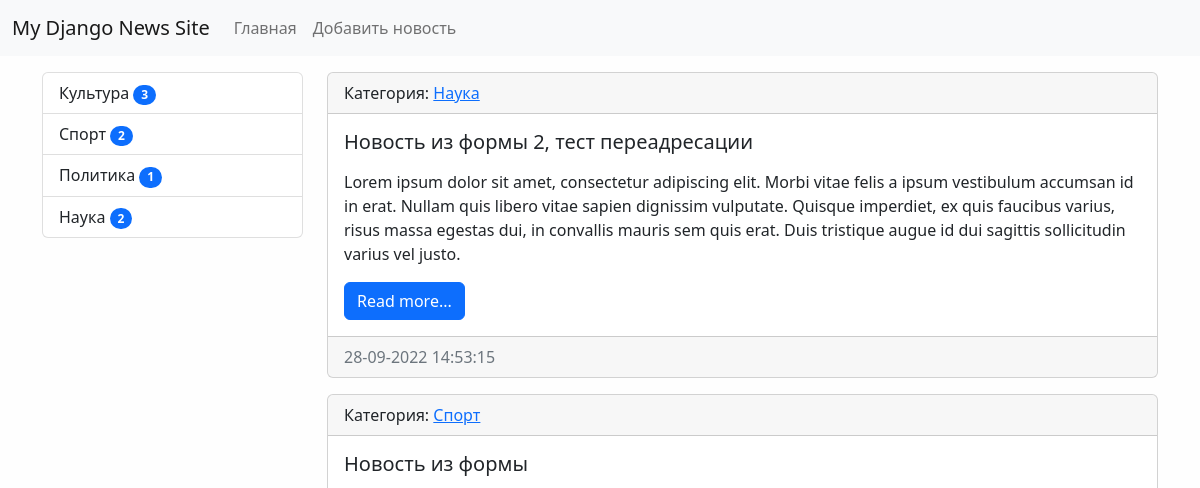
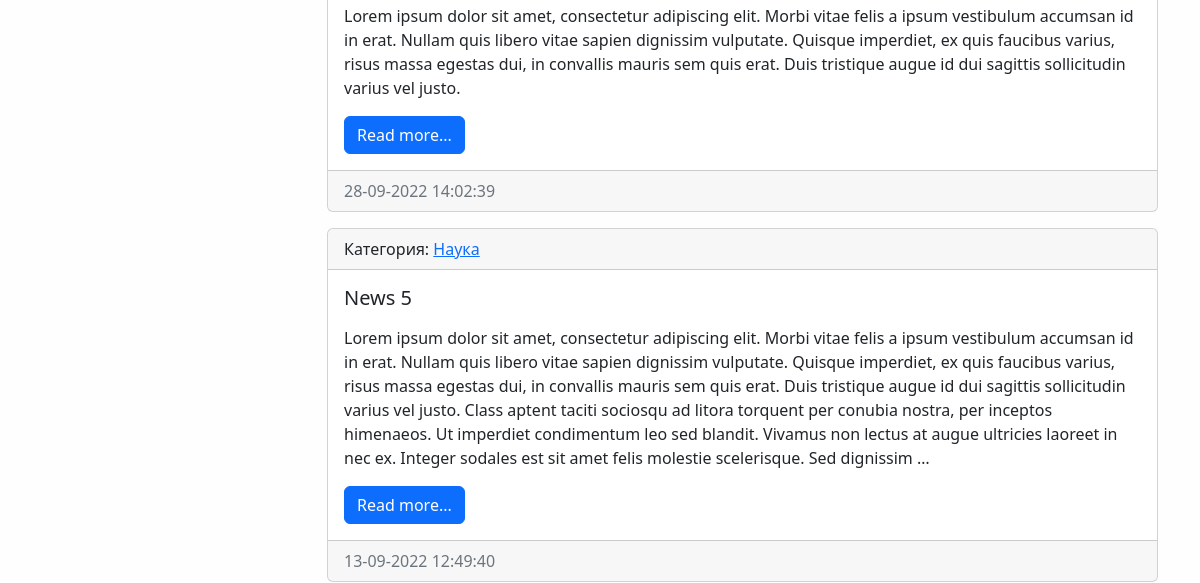
/ (upper part), run on an earlier commit of the app's database (2 pictures, top to bottom).
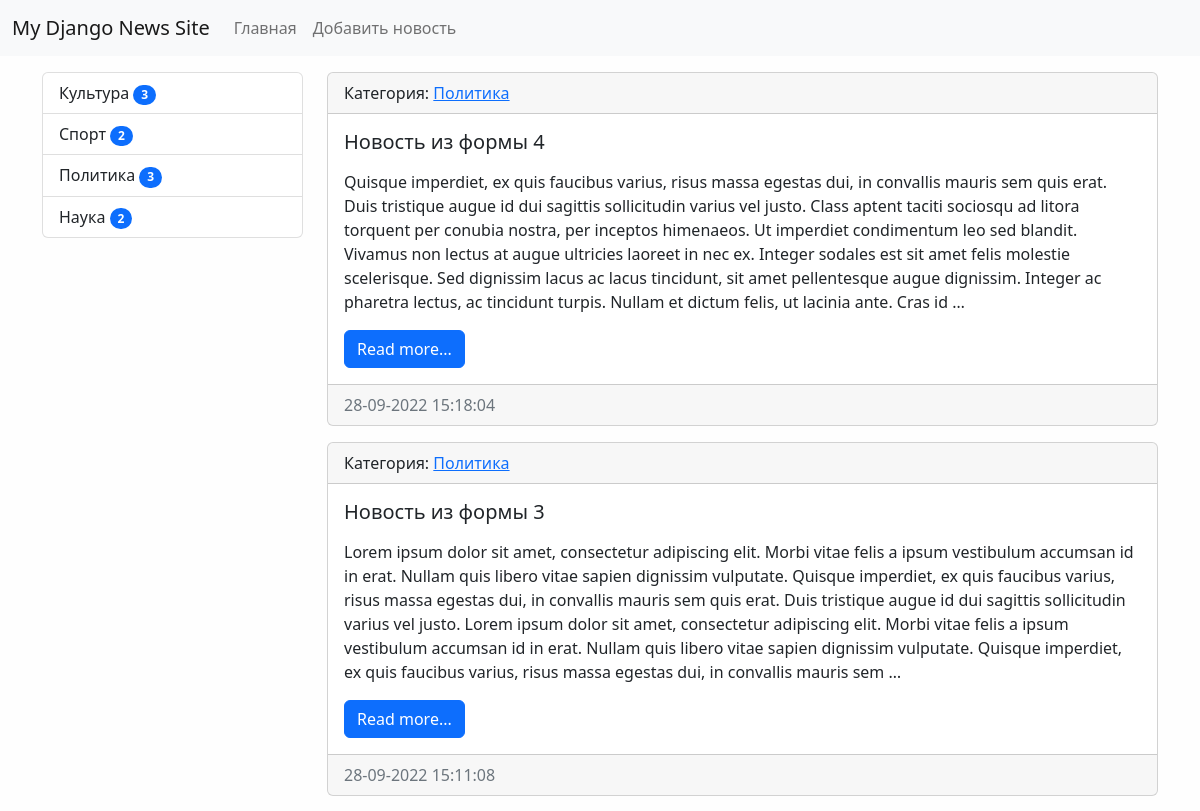
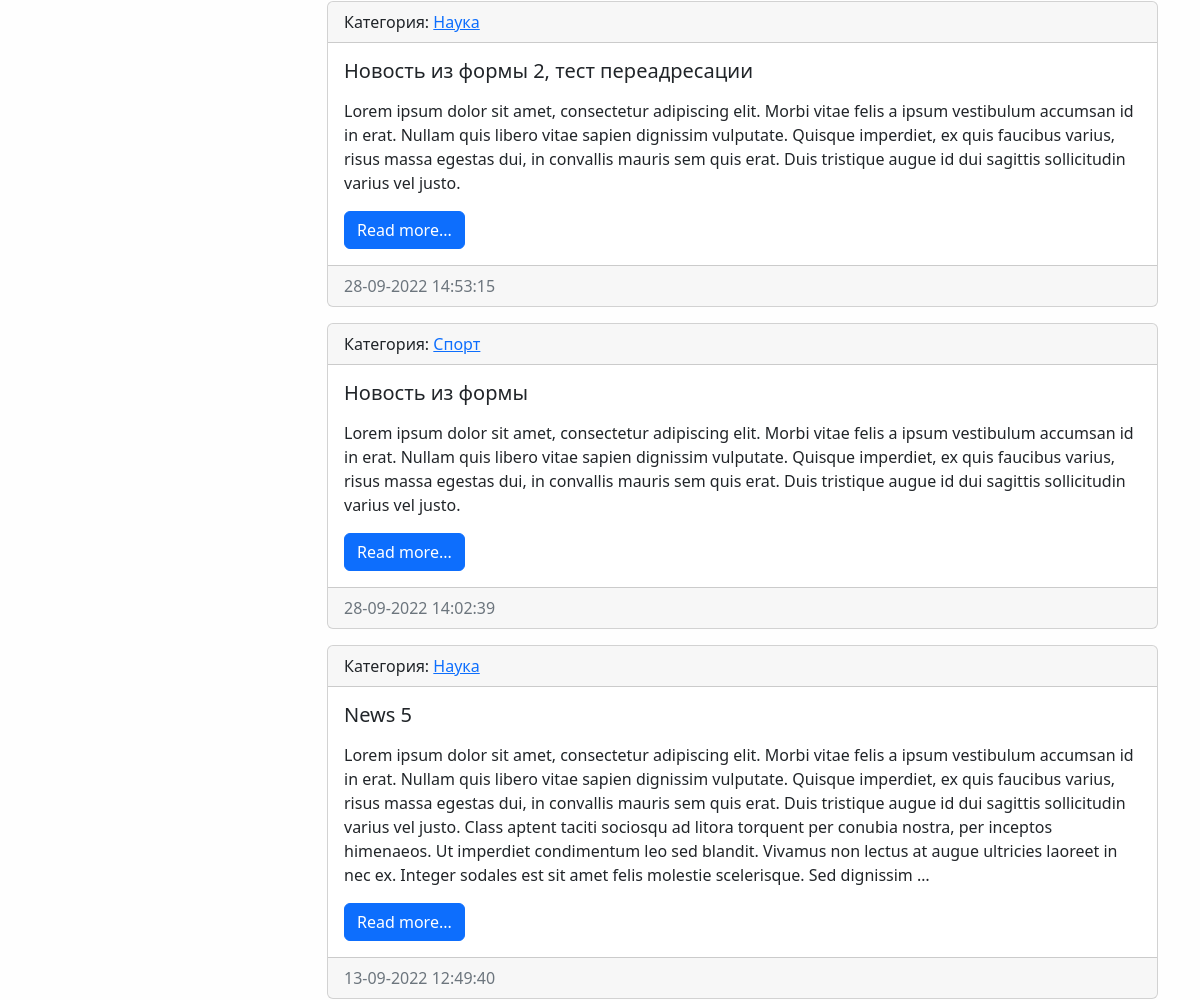
And on a later commit of the database (2 pictures, top to bottom).
### news/models.py (models this page shows, shortened)
class Category(models.Model):
    title = models.CharField(max_length=150, db_index=True, verbose_name='наименование категории')
    def get_absolute_url(self):
        return reverse('category', kwargs={'category_id': self.pk})
    def __str__(self):
        return self.title
    class Meta:
        verbose_name = 'категория'
        verbose_name_plural = 'категории'
        ordering = ['title']

class News(models.Model):
    title = models.CharField(max_length=150, verbose_name='наименование')
    content = models.TextField(blank=True, verbose_name='содержимое')
    created_at = models.DateTimeField(auto_now_add=True, verbose_name='дата создания')
    updated_at = models.DateTimeField(auto_now=True, verbose_name='дата обновления')
    photo = models.ImageField(upload_to='photos/%Y/%m/%d/', verbose_name='фото', blank=True)
    is_published = models.BooleanField(default=True, verbose_name='опубликовано')
    category = models.ForeignKey('Category', on_delete=models.PROTECT, verbose_name='категория')
    views = models.IntegerField(default=0)
    def get_absolute_url(self):
        return reverse('view_news', kwargs={'pk': self.pk})
    class Meta:
        verbose_name = 'новость'
        verbose_name_plural = 'новости'
        ordering = ['-created_at']

### news/views.py (the view)
# urls.py: path('', HomeNews.as_view(), name='home'),
class HomeNews(ListView):
    model = News
    template_name = 'news/home_news_list.html'
    context_object_name = 'news'
    def get_context_data(self, *, object_list=None, **kwargs):
        context = super().get_context_data(**kwargs)
        context['title'] = 'Главная страница'
        return context
    def get_queryset(self):
        return News.objects.filter(is_published=True).select_related('category')

### news/templatetags/news_tags.py (called while the page is built)
@register.inclusion_tag('news/list_categories.html')
def show_categories(arg1='Hello', arg2='world'):
    categories = Category.objects.annotate(cnt = Count('news')).filter(cnt__gt=0)
    return {"categories": categories, 'arg1': arg1,'arg2': arg2}

### news/templates/news/home_news_list.html (shortened to what this page needs)
{% extends 'base.html' %}
{% block sidebar %}
{% include 'inc/_sidebar.html' %}
{% endblock %}
{% block content %}
    {% for item in news %}
    <div class="card mb-3">
        <div class="card-header">
            Категория: <a href="{{ item.category.get_absolute_url }}">{{ item.category }}</a>
        </div>
        <div class="card-body">
            <div class="media">
                <div class="media-body">
                    <h5 class="card-title">{{ item.title }}</h5>
                    <p class="card-text">{{ item.content|safe|linebreaks|truncatewords:90 }}</p>
                    <a href="{{ item.get_absolute_url }}" class="btn btn-primary">Read more...</a>
                </div>
            </div>
        </div>
        <div class="card-footer text-muted">
            {{ item.created_at|date:"d-m-Y H:i:s" }}
        </div>
    </div>
    {% endfor %}
{% endblock %}

### news/templates/news/list_categories.html
<div class="list-group">
    {% for item in categories %}
    <a href="{{ item.get_absolute_url }}" class="list-group-item list-group-item-action">{{ item.title }}
     <span class="badge bg-primary rounded-pill">{{ item.cnt }}</span> </a>
    {% endfor %}
</div>

What changed in the data, as far as the page shows it:
computed for Category "Политика": cnt "1" → "3"
added News: category "Политика", title "Новость из формы 4", content "Quisque imperdiet, ex quis faucibus varius, risus massa egestas dui, in convallis mauris sem quis erat. Duis tristique augue id dui sagittis sollicitudin varius vel justo. Class aptent taciti sociosqu ad litora torquent per conubia nostra, per inceptos himenaeos. Ut imperdiet condimentum leo sed blandit. Vivamus non lectus at augue ultricies laoreet in nec ex. Integer sodales est sit amet felis molestie scelerisque. Sed dignissim lacus ac lacus tincidunt, sit amet pellentesque augue dignissim. Integer ac pharetra lectus, ac tincidunt turpis. Nullam et dictum felis, ut lacinia ante. Cras id …", created_at "28-09-2022 15:18:04"
added News: category "Политика", title "Новость из формы 3", content "Lorem ipsum dolor sit amet, consectetur adipiscing elit. Morbi vitae felis a ipsum vestibulum accumsan id in erat. Nullam quis libero vitae sapien dignissim vulputate. Quisque imperdiet, ex quis faucibus varius, risus massa egestas dui, in convallis mauris sem quis erat. Duis tristique augue id dui sagittis sollicitudin varius vel justo. Lorem ipsum dolor sit amet, consectetur adipiscing elit. Morbi vitae felis a ipsum vestibulum accumsan id in erat. Nullam quis libero vitae sapien dignissim vulputate. Quisque imperdiet, ex quis faucibus varius, risus massa egestas dui, in convallis mauris sem …", created_at "28-09-2022 15:11:08"
